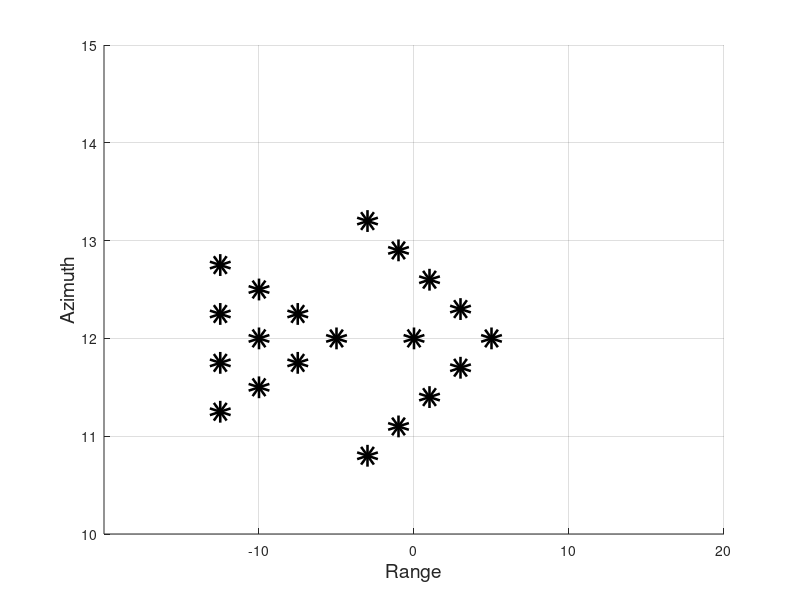

MATLAB code for this plot:
clear;clc;close all;
H=10000/1000;beta=30*pi/180;Yc=H*tan(beta)/1000;
hold on
plot([Yc-3 Yc-1 Yc+1 Yc+3],[13.2 12.9 12.6 12.3],'ok', 'LineWidth', 10);
plot([Yc+3 Yc+1 Yc-1 Yc-3],[11.7 11.4 11.1 10.8],'ok', 'LineWidth', 10);
plot([Yc-12.5 Yc-10 Yc-7.5],[12.75 12.5 12.25 ],'ok', 'LineWidth', 10);
plot([Yc-7.5 Yc-10 Yc-12.5],[11.75 11.5 11.25],'ok', 'LineWidth', 10);
plot([Yc-12.5 Yc-12.5],[11.75 12.25],'ok', 'LineWidth', 10);
plot([Yc-10 Yc-5 Yc Yc+5],[12 12 12 12],'ok', 'LineWidth', 10);
xlim([Yc-20 Yc+20]);
ylim([10 15]);
xlabel('Range','FontSize',14);
ylabel('Azimuth','FontSize',14);
grid on
box off 

% 12.75 ,Yc-12.5
% 12.5,Yc-10
% 12.25,Yc-7.5
% 11.75,Yc-7.5
% 11.5,Yc-10
% 11.25,Yc-12.5
% 
% 13.2,Yc-3
% 12.9 ,Yc-1
% 12.6 ,Yc+1
% 12.3,Yc+3
% 11.7 ,Yc+3
% 11.4,Yc+1
% 11.1,Yc-1
% 10.8,Yc-3
% 
% 11.75 ,Yc-12.5
% 12.25,Yc-12.5
% 12,Yc-5
% 12 ,Yc
% 12 ,Yc-10
% 12 ,Yc+5

